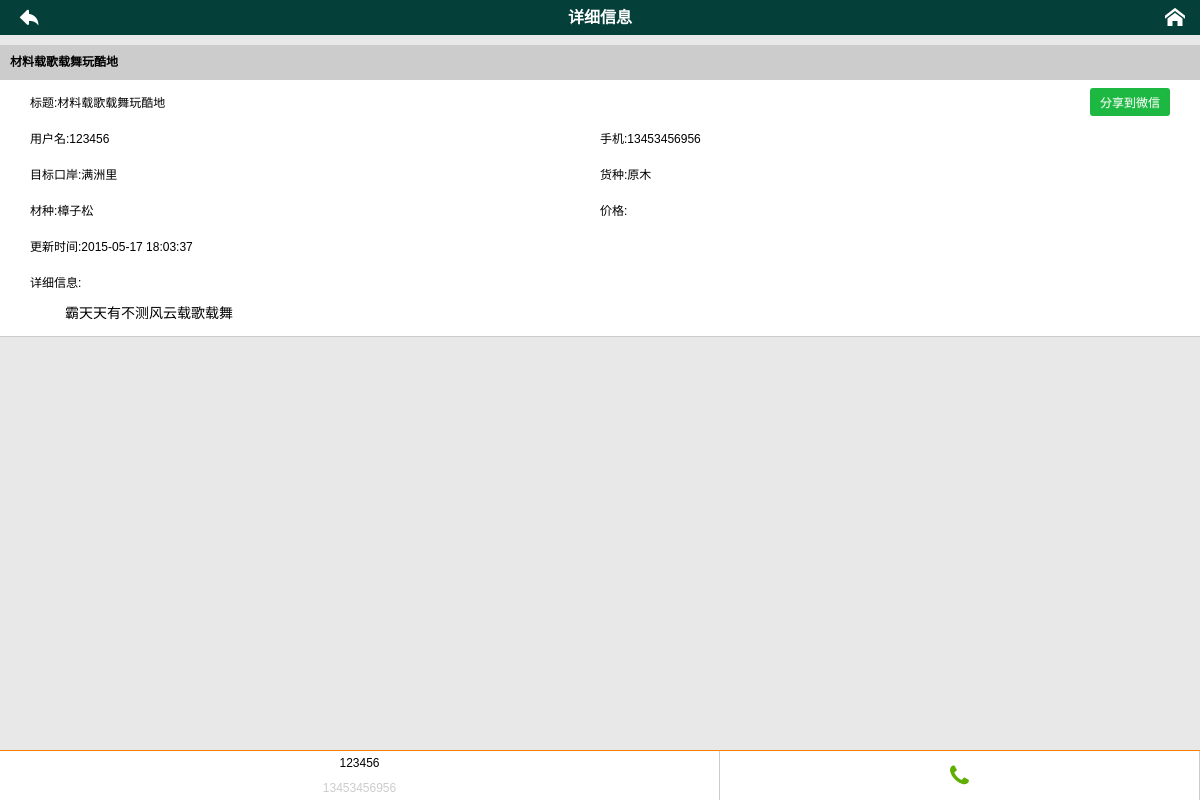
/buyInfo.php?buyid=1, run on the app's committed database.
### tables this page shows
CREATE TABLE `t_buy` (
  `buyid` int(11) NOT NULL auto_increment,
  `userid` int(11) default NULL,
  `portid` int(11) default NULL,
  `title` varchar(30) default NULL,
  `content` varchar(100) default NULL,
  `updatetime` datetime default NULL,
  `kindid` int(11) default NULL,
  `stuffid` int(11) default NULL,
  `price` int(11) default NULL,
  PRIMARY KEY  (`buyid`)
);

CREATE TABLE `t_user` (
  `userid` int(11) NOT NULL auto_increment,
  `phone` char(11) NOT NULL,
  `username` varchar(20) default NULL,
  `userpic` varchar(50) default NULL,
  `portid` int(11) default NULL,
  `city` varchar(20) default NULL,
  `rightid` int(11) default NULL,
  `score` int(11) default NULL,
  `password` varchar(100) default NULL,
  `phone1` char(11) default NULL,
  `phone2` char(11) default NULL,
  `freeze` tinyint(4) default NULL,
  `remark` varchar(30) default NULL,
  `loginnum` int(11) default '0',
  `regtime` datetime NOT NULL,
  `logintime` datetime NOT NULL,
  PRIMARY KEY  (`userid`),
  KEY `portid` (`portid`)
);

CREATE TABLE `t_port` (
  `portid` int(11) NOT NULL auto_increment,
  `portName` char(20) default NULL,
  PRIMARY KEY  (`portid`)
);

CREATE TABLE `t_kind` (
  `kindid` int(11) NOT NULL auto_increment,
  `kindName` char(10) NOT NULL,
  PRIMARY KEY  (`kindid`)
);

CREATE TABLE `t_stuff` (
  `stuffid` int(11) NOT NULL auto_increment,
  `stuffName` char(10) default NULL,
  PRIMARY KEY  (`stuffid`)
);

### mcr_fns.php (called while the page is built, shortened)
<?php
     function get_buydetail($buyid){
		$conn = db_connect();
		$query="select buyid ,username,".
	    " kindname,stuffname,phone,portname,updatetime,title,content,price ".
        " from t_buy p,t_kind k,t_stuff s,t_port r,t_user u ".
        " where p.userid = u.userid and p.kindid = k.kindid and ".
		" p.stuffid = s.stuffid and p.portid =r.portid and buyid =".$buyid;
		$result=@$conn->query($query);
		$num_from =@$result->num_rows;
		$result= db_result_to_array($result);
		return $result;
	}
?>

### db_fns.php (called while the page is built, shortened)
<?php
function db_result_to_array($result) {
   $res_array = array();
   for ($count=0; $row = $result->fetch_assoc(); $count++) {
     $res_array[$count] = $row;
   }
   return $res_array;
}
?>

### buyInfo.php (the view, shortened to what this page needs)
<!DOCTYPE html>
<html>
<head>
<link rel="stylesheet" type="text/css" href="/statics/css/yumReset.css" />
<link rel="stylesheet" type="text/css" href="/statics/css/yumPage.css" />
<link rel="stylesheet" type="text/css" href="/com/icomoon/style.css" />
</head>
<?php
	$buyid=$_GET['buyid'];
	$buy_array = get_buydetail($buyid);
?>
<body>
<header class="header">
	<a href="javascript:history.back();"><i class="icon-arrow-back"></i></a>
	<h2>详细信息</h2>
	<a href="index.php"><i class="icon-home"></i></a>
</header>
<?php
   if (!is_array($buy_array)) {
      $noconnect ="<p>对不起，没有查找到您要查找的内容！</p>";
      echo  $noconnect;
    }
	else {
	$row =$buy_array[0];
  ?>
<dl class="panel-body">
	<dt><?php echo $row['title'];?></dt>
	<dd>
		<ul class="panel-col-2 clearfix">
			<li class="panel-row-1">标题:<?php echo $row['title'];?><button class="button button-success fr">分享到微信</button></li>
			<li>用户名:<?php echo $row['username'];?></li>
			<li>手机:<?php echo $row['phone'];?></li>
			<li>目标口岸:<?php echo $row['portname'];?></li>
			<li>货种:<?php echo $row['kindname'];?></li>
			<li>材种:<?php echo $row['stuffname'];?></li>
			<li>价格:<?php echo $row['price'];?></li>
			<li>更新时间:<?php echo $row['updatetime'];?></li>
			<li class="panel-row-1 detailInfo">详细信息:<p><?php echo $row['content'];?></p></li>
		</ul>
	</dd>
</dl>
<div class="fixed">
	<ul>
		<li class="borker">
			<span class="borkerName"><?php echo $row['username'];?></span>
			<p><?php echo $row['phone'];?></p>
		</li>
		<li><a href="tel:<?php echo $row['phone'];?>">
			<span class="icon-phone borkerTel"></span>
		</a></li>
	</ul>
</div>
<?php
	}
?>
</body>
</html>

### statics/css/yumPage.css (style rules this page uses)
body { background-color: #e8e8e8; font: 12px/1.2 arial,Tahoma,SimSun,sans-serif; }
.header { width: 100%; height: 35px; line-height: 35px; background-color: #053F39; color: #fff; text-align: center; position: relative; margin-bottom: 8px; }
.header a { color: #fff; }
.header h2 { text-align: center; }
.header a:first-child { position: absolute; top: 2px; left: 15px; font-size: 28px; }
.header a:last-child { position: absolute; top: 2px; right: 15px; font-size: 20px; }
.panel-body dt { padding: 0px 10px; background-color: #ccc; line-height: 35px; font-weight: bold; margin-top: 10px; }
.panel-body dd { background-color: #fff; padding: 5px 30px; border-bottom: 1px solid #ccc; }
.panel-body li { padding: 3px 0px; line-height: 30px; }
.panel-body .panel-col-2 li { width: 50%; float: left; }
.panel-body li.panel-row-1 { width: 100%; }
body { padding-bottom: 50px; }
.fixed { width: 100%; height: 50px; background-color: #fff; border-top: 1px solid #FD8000; position: fixed; bottom: 0; left: 0; }
.fixed li { display: inline-block; float: left; width: 40%; height: 50px; line-height: 25px; text-align: center; border-right: 1px solid #ccc; }
.fixed li p { color: #ccc; font-size: 12px; }
.fixed li.borker { width: 60%; }
.borkerName { color: #000; }
.fixed .borkerTel { color: #60af00; font-size: 2em; line-height: 50px; }
.button { background-color: #e6e6e6; padding: 5px 10px; border-radius: 3px; border: 0; text-shadow: 0 1px 1px rgba(255, 255, 255, 0.2); }
.button-success { background: rgb(28, 184, 65); color: #fff; }
.panel-body li.detailInfo { height: auto; }
.detailInfo { height: auto; }
.detailInfo p { text-indent:35px; font-size: 14px; }
.fr { float: right; }

### com/icomoon/style.css (style rules this page uses)
[class^="icon-"], [class*=" icon-"] { font-family: 'icomoon'; speak: none; font-style: normal; font-weight: normal; font-variant: normal; text-transform: none; line-height: 1; -webkit-font-smoothing: antialiased; -moz-osx-font-smoothing: grayscale; }
.icon-arrow-back:before { content: "\e603"; }
.icon-phone:before { content: "\f095"; }
.icon-home:before { content: "\e900"; }

### data on the page
t_buy: title "材料载歌载舞玩酷地", userid.username "123456", userid.phone "13453456956", portid.portName "满洲里", kindid.kindName "原木", stuffid.stuffName "樟子松", updatetime "2015-05-17 18:03:37", content "霸天天有不测风云载歌载舞"
